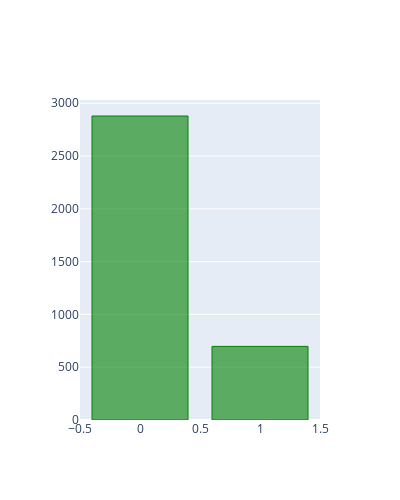

Here is the notebook cell this chart was saved with:
### Code cell
target_layout = cf.Layout(
    height=500,
    width=400
)
Train.BAD.value_counts().iplot(kind='bar',layout = target_layout, title = 'Default Flag distribution', hline=(0),colors=['green'])

### Figure 1 — Plotly figure (JSON) as saved in the notebook; plotly's stock layout.template omitted (floating-point values rounded to 4 significant figures)
{"data": [{"marker": {"color": "rgba(0, 128, 0, 0.6)", "line": {"color": "rgba(0, 128, 0, 1.0)", "width": 1}}, "name": "BAD", "orientation": "v", "text": "", "type": "bar", "x": [0, 1], "y": [2879, 697]}], "layout": {"height": 500, "width": 400, "xaxis": {"autorange": true, "range": [-0.5, 1.5], "type": "linear"}, "yaxis": {"autorange": true, "range": [0, 3031.0], "type": "linear"}}}
